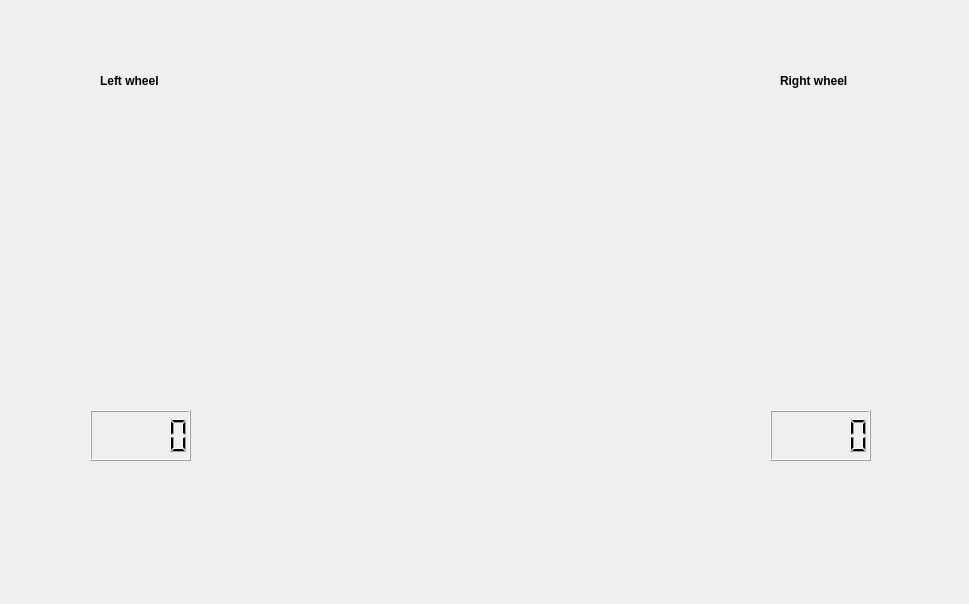
<?xml version="1.0" encoding="UTF-8"?>
<ui version="4.0">
 <class>wheel_speed1</class>
 <widget class="QMainWindow" name="wheel_speed1">
  <property name="geometry">
   <rect>
    <x>0</x>
    <y>0</y>
    <width>969</width>
    <height>604</height>
   </rect>
  </property>
  <property name="windowTitle">
   <string>MainWindow</string>
  </property>
  <widget class="QWidget" name="centralwidget">
   <widget class="QFrame" name="frame">
    <property name="geometry">
     <rect>
      <x>290</x>
      <y>0</y>
      <width>401</width>
      <height>571</height>
     </rect>
    </property>
   </widget>
   <widget class="QLCDNumber" name="num_speedR">
    <property name="geometry">
     <rect>
      <x>770</x>
      <y>410</y>
      <width>101</width>
      <height>51</height>
     </rect>
    </property>
    <property name="font">
     <font>
      <weight>75</weight>
      <bold>true</bold>
     </font>
    </property>
   </widget>
   <widget class="QLCDNumber" name="num_speedL">
    <property name="geometry">
     <rect>
      <x>90</x>
      <y>410</y>
      <width>101</width>
      <height>51</height>
     </rect>
    </property>
    <property name="font">
     <font>
      <weight>75</weight>
      <bold>true</bold>
     </font>
    </property>
   </widget>
   <widget class="QLabel" name="label_pic_WL">
    <property name="geometry">
     <rect>
      <x>30</x>
      <y>150</y>
      <width>220</width>
      <height>220</height>
     </rect>
    </property>
    <property name="text">
     <string/>
    </property>
    <property name="alignment">
     <set>Qt::AlignCenter</set>
    </property>
   </widget>
   <widget class="QLabel" name="label_2">
    <property name="geometry">
     <rect>
      <x>100</x>
      <y>70</y>
      <width>81</width>
      <height>21</height>
     </rect>
    </property>
    <property name="font">
     <font>
      <weight>75</weight>
      <bold>true</bold>
     </font>
    </property>
    <property name="text">
     <string>Left wheel</string>
    </property>
   </widget>
   <widget class="QLabel" name="label_3">
    <property name="geometry">
     <rect>
      <x>780</x>
      <y>70</y>
      <width>81</width>
      <height>21</height>
     </rect>
    </property>
    <property name="font">
     <font>
      <weight>75</weight>
      <bold>true</bold>
     </font>
    </property>
    <property name="text">
     <string>Right wheel</string>
    </property>
   </widget>
   <widget class="QLabel" name="label_pic_WR">
    <property name="geometry">
     <rect>
      <x>710</x>
      <y>150</y>
      <width>220</width>
      <height>220</height>
     </rect>
    </property>
    <property name="text">
     <string/>
    </property>
    <property name="alignment">
     <set>Qt::AlignCenter</set>
    </property>
   </widget>
   <widget class="QLabel" name="label_pic_arr1_R">
    <property name="geometry">
     <rect>
      <x>50</x>
      <y>90</y>
      <width>201</width>
      <height>57</height>
     </rect>
    </property>
    <property name="text">
     <string/>
    </property>
   </widget>
   <widget class="QLabel" name="label_pic_arr2_L">
    <property name="geometry">
     <rect>
      <x>720</x>
      <y>90</y>
      <width>201</width>
      <height>57</height>
     </rect>
    </property>
    <property name="text">
     <string/>
    </property>
   </widget>
   <widget class="QLabel" name="label_pic_arr2_R">
    <property name="geometry">
     <rect>
      <x>730</x>
      <y>90</y>
      <width>201</width>
      <height>57</height>
     </rect>
    </property>
    <property name="text">
     <string/>
    </property>
   </widget>
   <widget class="QLabel" name="label_pic_arr1_L">
    <property name="geometry">
     <rect>
      <x>40</x>
      <y>90</y>
      <width>201</width>
      <height>57</height>
     </rect>
    </property>
    <property name="text">
     <string/>
    </property>
   </widget>
  </widget>
 </widget>
 <resources/>
 <connections/>
</ui>
